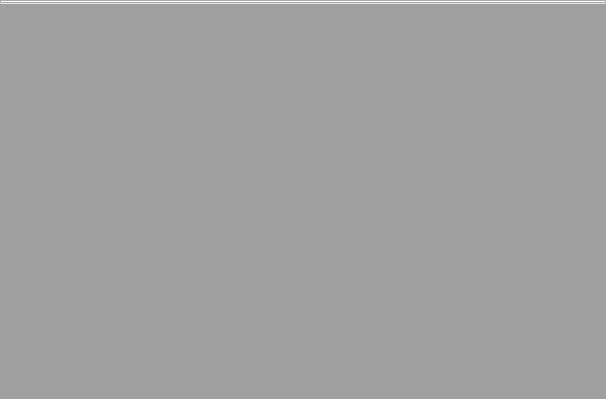
<?xml version="1.0" encoding="UTF-8"?>
<ui version="4.0">
 <class>VideoMainTrial</class>
 <widget class="QWidget" name="VideoMainTrial">
  <property name="geometry">
   <rect>
    <x>0</x>
    <y>0</y>
    <width>606</width>
    <height>399</height>
   </rect>
  </property>
  <property name="windowTitle">
   <string>视频分析法</string>
  </property>
  <layout class="QVBoxLayout" name="verticalLayout">
   <property name="spacing">
    <number>0</number>
   </property>
   <property name="leftMargin">
    <number>0</number>
   </property>
   <property name="topMargin">
    <number>0</number>
   </property>
   <property name="rightMargin">
    <number>0</number>
   </property>
   <property name="bottomMargin">
    <number>0</number>
   </property>
   <item>
    <widget class="VideoTrialRibbon" name="video_ribbon"/>
   </item>
   <item>
    <widget class="QMdiArea" name="mdi"/>
   </item>
  </layout>
 </widget>
 <customwidgets>
  <customwidget>
   <class>VideoTrialRibbon</class>
   <extends>QTabWidget</extends>
   <header location="global">video/VideoTrialRibbon.h</header>
   <container>1</container>
  </customwidget>
 </customwidgets>
 <resources/>
 <connections/>
</ui>
